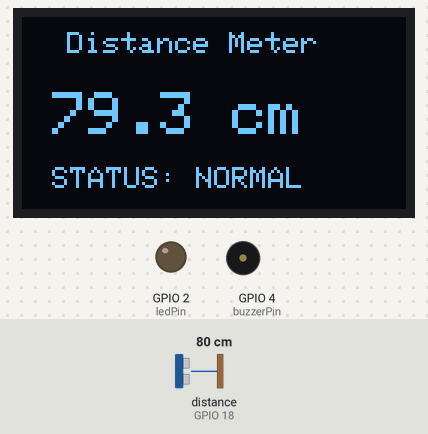
Bench run of a sketch on a simulated ESP32. Parts: 128×64 one-colour display, output pins drawn as LEDs (lit = HIGH), buzzer (waves = sounding, pin HIGH). Wiring (inferred from the names in the program): ultrasonic range finder: trigger GPIO 5; echo GPIO 18. Inputs (shaded band) come from the test bench; at power-on: distance to the obstacle (sensor on GPIO 18) 80 cm. The echo pulse lasts 58.3 µs per cm; pins used as bus, display or sensor lines are not drawn.

Above: at 1.2 s.
1.3 s: distance to the obstacle (sensor on GPIO 18) set to 24 cm
At 2.0 s:
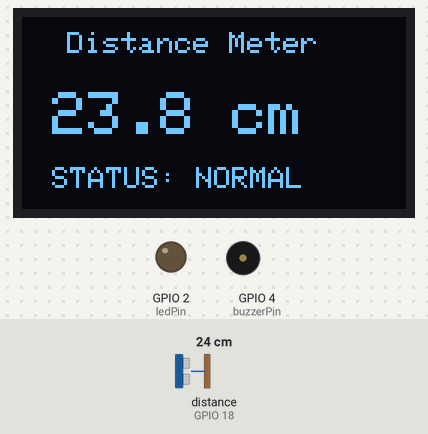
3.0 s: distance to the obstacle (sensor on GPIO 18) set to 19 cm
At 4.3 s:
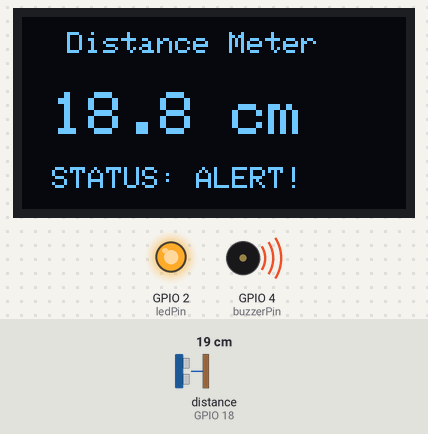
4.6 s: distance to the obstacle (sensor on GPIO 18) set to 2 cm
At 5.3 s:
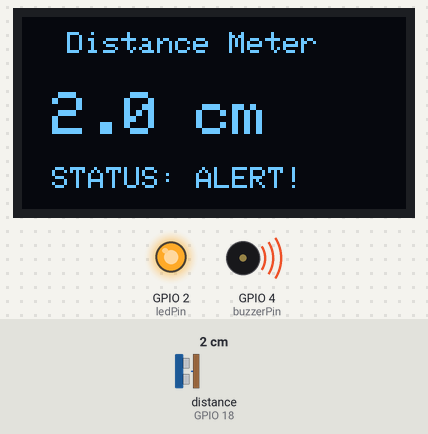
6.1 s: distance to the obstacle (sensor on GPIO 18) set to 35 cm
At 7.3 s:
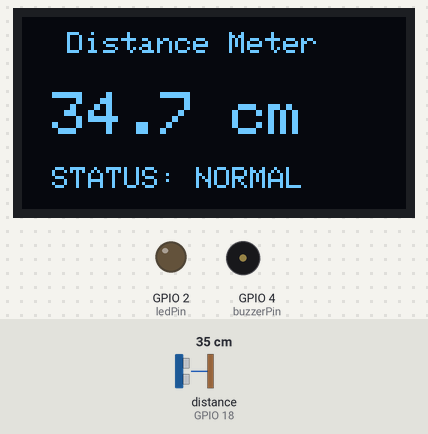
Timing chart, 0 to 8.7 s (numbered marks = the images above; inputs shaded):
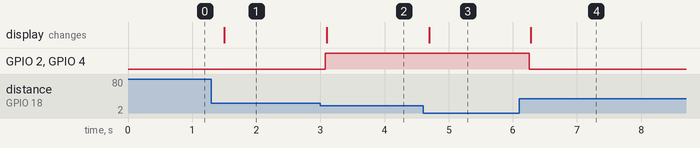

The sketch:

ESP32_Distance_Meter.ino
```cpp
#include <Wire.h>
#include <Adafruit_GFX.h>
#include <Adafruit_SSD1306.h>

#define SCREEN_WIDTH 128
#define SCREEN_HEIGHT 64
#define OLED_RESET -1
Adafruit_SSD1306 display(SCREEN_WIDTH, SCREEN_HEIGHT, &Wire, OLED_RESET);

// Ultrasonic Sensor Pins
const int trigPin = 5;    // GPIO 5 (D5)
const int echoPin = 18;   // GPIO 18 (D18)

// LED and Buzzer Pins
const int ledPin = 2;     // GPIO 2 (D2)
const int buzzerPin = 4;  // GPIO 4 (D4)

// Object Alert Threshold (in centimeters)
const int alertDistance = 20;

long duration;
float distanceCm;

void setup() {
  // Pin modes setup
  pinMode(trigPin, OUTPUT);
  pinMode(echoPin, INPUT);
  pinMode(ledPin, OUTPUT);
  pinMode(buzzerPin, OUTPUT);

  // Default state: OFF
  digitalWrite(ledPin, LOW);
  digitalWrite(buzzerPin, LOW);

  // ESP32 I2C Pins (SDA = GPIO 21, SCL = GPIO 22)
  Wire.begin(21, 22);

  // Initialize OLED Display (I2C address 0x3C)
  if(!display.begin(SSD1306_SWITCHCAPVCC, 0x3C)) {
    for(;;); // Stop execution if OLED fails
  }

  display.clearDisplay();
  display.setTextColor(WHITE);
}

void loop() {
  // Trigger Ultrasonic Sensor
  digitalWrite(trigPin, LOW);
  delayMicroseconds(2);
  digitalWrite(trigPin, HIGH);
  delayMicroseconds(10);
  digitalWrite(trigPin, LOW);

  // Read Echo Pulse Duration
  duration = pulseIn(echoPin, HIGH);

  // Calculate Distance in cm
  distanceCm = duration * 0.034 / 2;

  // Alert Logic (Triggered if object <= 20 cm)
  if (distanceCm > 0 && distanceCm <= alertDistance) {
    digitalWrite(ledPin, HIGH);     // LED ON
    digitalWrite(buzzerPin, HIGH);  // Buzzer ON
  } else {
    digitalWrite(ledPin, LOW);      // LED OFF
    digitalWrite(buzzerPin, LOW);   // Buzzer OFF
  }

  // Update OLED Display
  display.clearDisplay();

  // Header Text
  display.setTextSize(1);
  display.setCursor(15, 5);
  display.print("Distance Meter");

  // Distance Output
  display.setTextSize(2);
  display.setCursor(10, 25);
  display.print(distanceCm, 1);
  display.print(" cm");

  // Status Output
  display.setTextSize(1);
  display.setCursor(10, 50);
  if (distanceCm > 0 && distanceCm <= alertDistance) {
    display.print("STATUS: ALERT!");
  } else {
    display.print("STATUS: NORMAL");
  }

  display.display();

  delay(150); // Refresh delay
}
```

Measured:
- the behaviour switches between 21 and 20 cm on distance to the obstacle (sensor on GPIO 18) (found by bisection; images 1 and 2)
- after the input at 1.3 s, the display: changes after 0.20 s (image 1)
- after the input at 3.0 s, GPIO 2 (ledPin), GPIO 4 (buzzerPin): LOW → HIGH after 0.08 s; the display: changes after 0.10 s (image 2)
- after the input at 4.6 s, the display: changes after 0.09 s (image 3)
- after the input at 6.1 s, GPIO 2 (ledPin), GPIO 4 (buzzerPin): HIGH → LOW after 0.16 s; the display: changes after 0.18 s (image 4)
